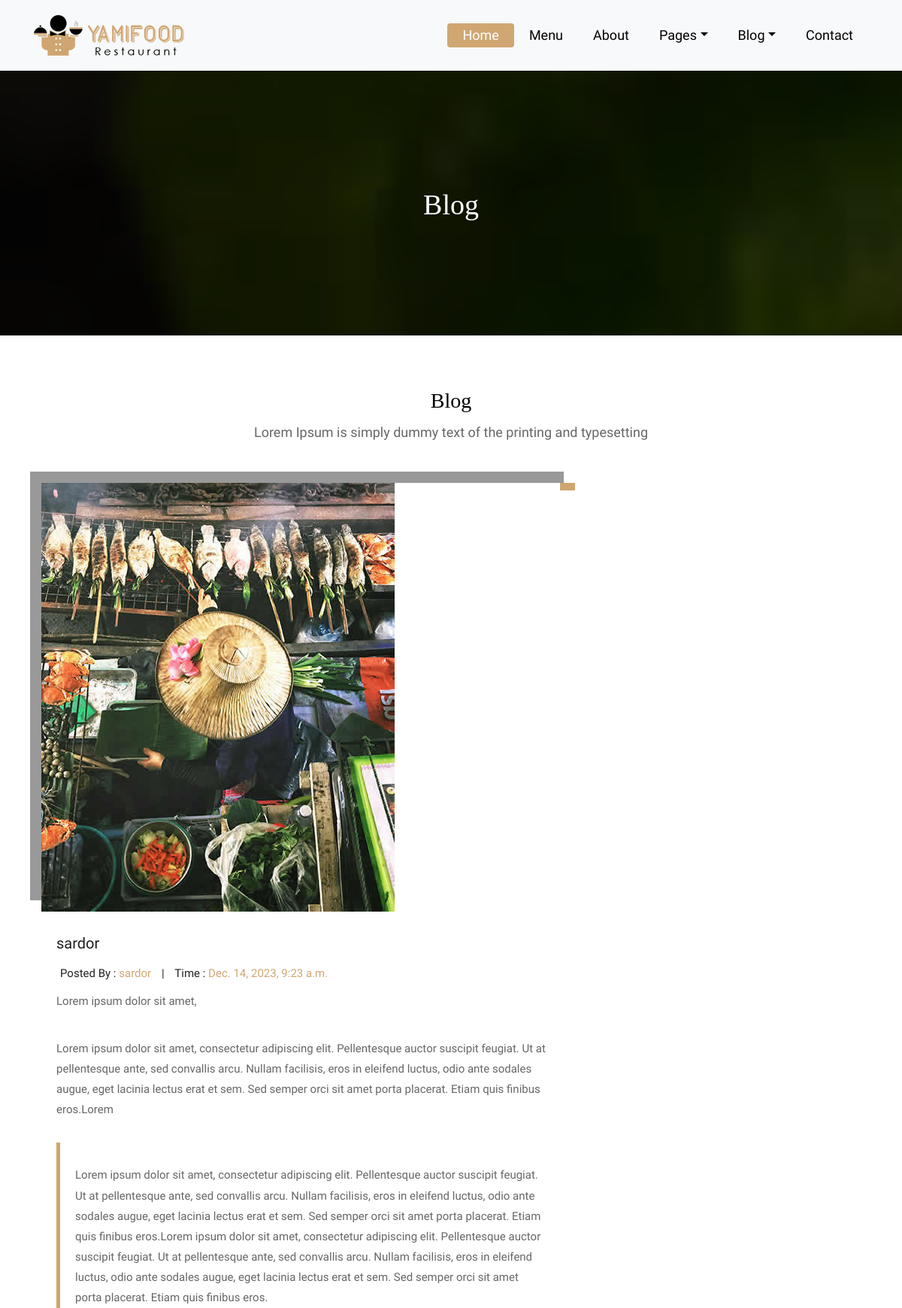
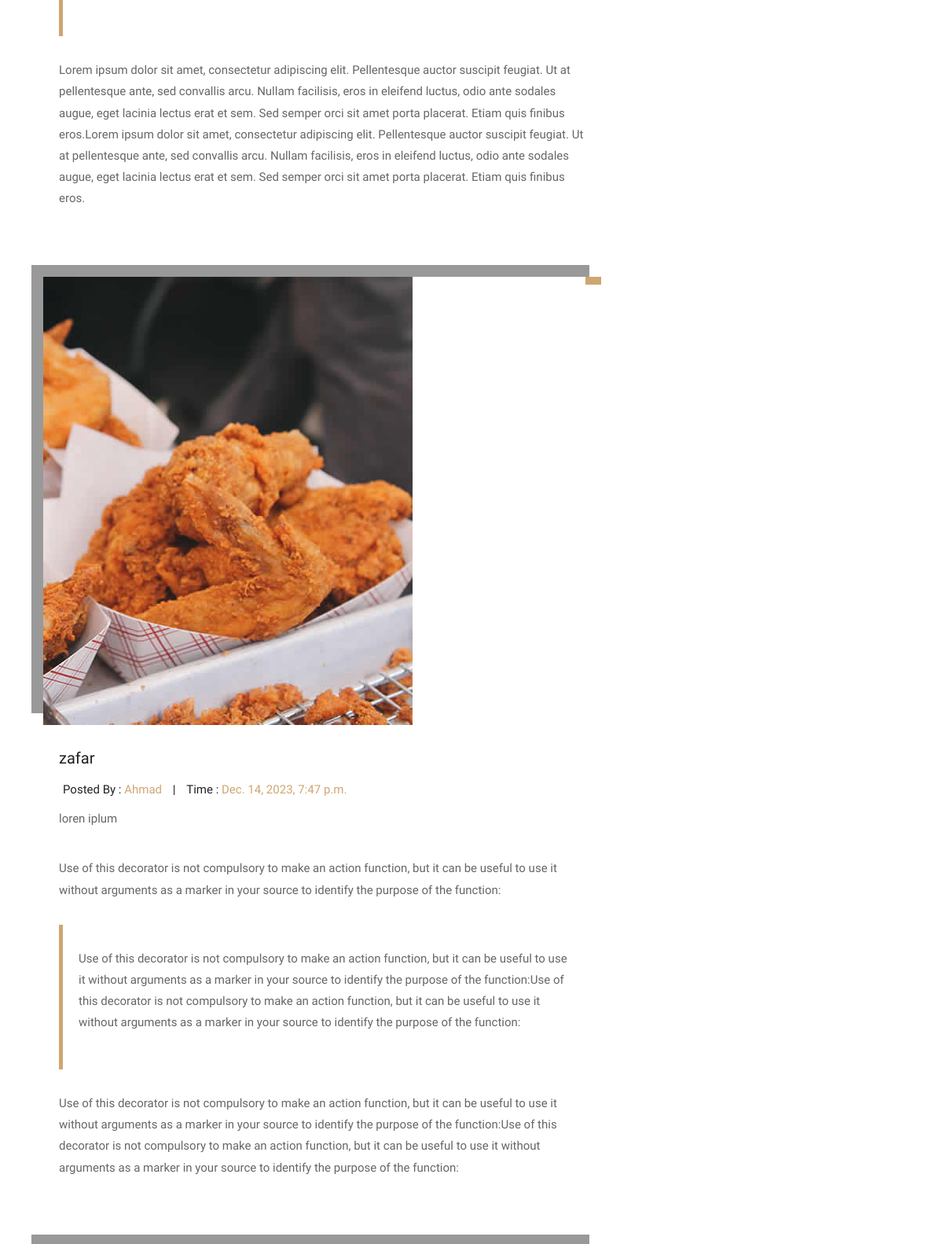
/detail/ (upper part), run on the app's committed database (2 pictures, top to bottom).
### Blog/models.py (models this page shows, shortened)
class Blog(BaseModel):
    theme = models.CharField(max_length=100, verbose_name='nomi')
    title = models.TextField()
    text = models.TextField(max_length=300)
    text2 = models.TextField()
    text3 = models.TextField()
    user = models.ForeignKey(User, on_delete=models.CASCADE)
    image = models.ImageField(upload_to='image/')
    class Meta:
        verbose_name = 'Blog'

### Blog/views.py (the view)
# urls.py: path('detail/', details, name='detail'),
def details(request):
    details = Blog.objects.all()
    ctx = {
        "details": details,
    }
    return render(request, "details.html", ctx)

### template/details.html (shortened to what this page needs)
<!DOCTYPE html>
{% load static %}
<html lang="en">
{% block content %}
<head>
    <link rel="stylesheet" href="{% static 'css/bootstrap.min.css' %}">
    <link rel="stylesheet" href="{% static 'css/style.css' %}">
    <link rel="stylesheet" href="{% static 'css/responsive.css' %}">
    <link rel="stylesheet" href="{% static 'css/custom.css' %}">
</head>
<body>
	<header class="top-navbar">
		<nav class="navbar navbar-expand-lg navbar-light bg-light">
			<div class="container">
				<a class="navbar-brand" href="base.html">
					<img src="{% static 'images/logo.png' %}" alt="" />
				</a>
				<div class="collapse navbar-collapse" id="navbars-rs-food">
					<ul class="navbar-nav ml-auto">
						<li class="nav-item active"><a class="nav-link" href="{% url 'base' %}">Home</a></li>
						<li class="nav-item"><a class="nav-link" href="{% url 'menu' %}">Menu</a></li>
						<li class="nav-item"><a class="nav-link" href="{% url 'about' %}">About</a></li>
						<li class="nav-item dropdown">
							<a class="nav-link dropdown-toggle" href="#" id="dropdown-a" data-toggle="dropdown">Pages</a>
						</li>
						<li class="nav-item dropdown">
							<a class="nav-link dropdown-toggle" href="#"  data-toggle="dropdown">Blog</a>
						</li>
						<li class="nav-item"><a class="nav-link" href="{% url 'contact' %}">Contact</a></li>
					</ul>
				</div>
			</div>
		</nav>
	</header>
	<div class="all-page-title page-breadcrumb">
		<div class="container text-center">
			<div class="row">
				<div class="col-lg-12">
					<h1>Blog</h1>
				</div>
			</div>
		</div>
	</div>
 <div class="blog-box">
		<div class="container">
			<div class="row">
				<div class="col-lg-12">
					<div class="heading-title text-center">
						<h2>Blog</h2>
						<p>Lorem Ipsum is simply dummy text of the printing and typesetting</p>
					</div>
				</div>
			</div>
			<div class="row">
				<div class="col-xl-8 col-lg-8 col-12">
					<div class="blog-inner-details-page">
						{% for i in details %}
						<div class="blog-inner-box">
							<div class="side-blog-img">
								<img class="img-fluid" src="{{ i.image.url }}" alt="">
								<div class="date-blog-up">
								</div>
							</div>
							<div class="inner-blog-detail details-page">
								<h3>{{ i.theme }}</h3>
								<ul>
									<li>Posted By : <span>{{ i.user }}</span></li>
									<li>|</li>
									<li>Time : <span>{{ i.created_at }}</span></li>
								</ul>
								<p>{{ i.title }}</p>
								<p>{{ i.text }}</p>
								<blockquote>
									<p>{{ i.text2 }}</p>
								</blockquote>
								<p>{{ i.text3 }}</p>
							</div>
						</div>
						{% endfor %}
					</div>
				</div>
			</div>
		</div>
	</div>
</body>
{% endblock %}
</html>

### static/css/style.css (style rules this page uses)
body { color: #666666; font-size: 15px; font-family: 'Athiti', sans-serif; line-height: 1.80857; }
a { color: #1f1f1f; text-decoration: none !important; outline: none !important; -webkit-transition: all .3s ease-in-out; -moz-transition: all .3s ease-in-out; -ms-transition: all .3s ease-in-out; -o-transition: all .3s ease-in-out; transition: all .3s ease-in-out; }
h1, h2, h3, h4, h5, h6 { letter-spacing: 0; font-weight: normal; position: relative; padding: 0 0 10px 0; font-weight: normal; line-height: 120% !important; color: #1f1f1f; margin: 0 }
h1 { font-size: 24px }
h2 { font-size: 22px }
h3 { font-size: 18px }
a { color: #1f1f1f; text-decoration: none; outline: none; }
a, .btn { text-decoration: none !important; outline: none !important; -webkit-transition: all .3s ease-in-out; -moz-transition: all .3s ease-in-out; -ms-transition: all .3s ease-in-out; -o-transition: all .3s ease-in-out; transition: all .3s ease-in-out; }
blockquote { margin: 20px 0 20px; padding: 30px; }
ul, li, ol { list-style: none; margin: 0px; padding: 0px; }
.top-navbar { position: relative; z-index: 10; }
.top-navbar .navbar { padding: 15px 0px; position: fixed; width: 100%; transition: height .3s ease-out, background .3s ease-out, box-shadow .3s ease-out; -webkit-transform: translate3d(0, 0, 0); transform: translate3d(0, 0, 0); z-index: 100; }
.top-navbar .navbar-light .navbar-nav .nav-link { color: #010101; font-size: 18px; padding: 0px 20px; border-radius: 4px; }
.top-navbar .navbar-light .navbar-nav .nav-item.active .nav-link { background: #d0a772; color: #ffffff; border-radius: 4px; }
.heading-title { margin-bottom: 50px; }
.heading-title h2 { color: #010101; font-size: 28px; font-family: 'Arbutus Slab', serif; }
.heading-title p { font-size: 18px; font-weight: 200; margin: 0px; }
.page-breadcrumb { padding: 250px 0 150px; background: url(../images/all-bg.jpg) no-repeat; background-attachment: fixed; background-size: cover; background-position: 0 0; position: relative; }
.all-page-title .container { position: relative; z-index: 2; }
.all-page-title::before { background: #010101; content: ""; height: 100%; left: 0; position: absolute; top: 0; width: 100%; z-index: 1; opacity: 0.8; }
.all-page-title h1 { font-size: 38px; color: #ffffff; font-family: 'Arbutus Slab', serif; padding: 0px; }
.blog-box { padding: 70px 0px; }
.blog-inner-box { position: relative; margin: 0px 10px; margin-bottom: 30px; }
.side-blog-img { box-shadow: -15px -15px 0px 0px rgba(0,0,0,0.4); -webkit-transition: all 1s ease 0.01s; transition: all 1s ease 0.01s; position: relative; }
.date-blog-up { position: absolute; right: 0px; top: 0px; background: #cfa671; font-size: 18px; color: #ffffff; padding: 5px 15px 5px 5px; }
.inner-blog-detail { background: #ffffff; position: relative; padding: 30px 20px; }
.inner-blog-detail h3 { font-size: 20px; font-weight: 500; padding-bottom: 15px; }
.inner-blog-detail ul li { display: inline-block; padding: 0px 5px; color: #222222; }
.inner-blog-detail ul li span { color: #cfa671; }
.inner-blog-detail p { padding: 10px 0px; }
.details-page blockquote { border-left: 5px solid #cfa671; }
.details-page blockquote { padding: 20px; }

### data on the page
Blog: image (picture), theme "sardor", user "sardor", created_at "Dec. 14, 2023, 9:23 a.m.", title "Lorem ipsum dolor sit amet,", text "Lorem ipsum dolor sit amet, consectetur adipiscing elit. Pellentesque auctor suscipit feugiat. Ut at pellentesque ante, sed convallis arcu. Nullam facilisis, eros in eleifend luctus, odio ante sodales augue, eget lacinia lectus erat et sem. Sed semper orci sit amet porta placerat. Etiam quis finibus eros.Lorem", text2 "Lorem ipsum dolor sit amet, consectetur adipiscing elit. Pellentesque auctor suscipit feugiat. Ut at pellentesque ante, sed convallis arcu. Nullam facilisis, eros in eleifend luctus, odio ante sodales augue, eget lacinia lectus erat et sem. Sed semper orci sit amet porta placerat. Etiam quis finibus eros.Lorem ipsum dolor sit amet, consectetur adipiscing elit. Pellentesque auctor suscipit feugiat. Ut at pellentesque ante, sed convallis arcu. Nullam facilisis, eros in eleifend luctus, odio ante sodales augue, eget lacinia lectus erat et sem. Sed semper orci sit amet porta placerat. Etiam quis finibus eros.", text3 "Lorem ipsum dolor sit amet, consectetur adipiscing elit. Pellentesque auctor suscipit feugiat. Ut at pellentesque ante, sed convallis arcu. Nullam facilisis, eros in eleifend luctus, odio ante sodales augue, eget lacinia lectus erat et sem. Sed semper orci sit amet porta placerat. Etiam quis finibus eros.Lorem ipsum dolor sit amet, consectetur adipiscing elit. Pellentesque auctor suscipit feugiat. Ut at pellentesque ante, sed convallis arcu. Nullam facilisis, eros in eleifend luctus, odio ante sodales augue, eget lacinia lectus erat et sem. Sed semper orci sit amet porta placerat. Etiam quis finibus eros."
Blog: image (picture), theme "zafar", user "Ahmad", created_at "Dec. 14, 2023, 7:47 p.m.", title "loren iplum", text "Use of this decorator is not compulsory to make an action function, but it can be useful to use it without arguments as a marker in your source to identify the purpose of the function:", text2 "Use of this decorator is not compulsory to make an action function, but it can be useful to use it without arguments as a marker in your source to identify the purpose of the function:Use of this decorator is not compulsory to make an action function, but it can be useful to use it without arguments as a marker in your source to identify the purpose of the function:", text3 "Use of this decorator is not compulsory to make an action function, but it can be useful to use it without arguments as a marker in your source to identify the purpose of the function:Use of this decorator is not compulsory to make an action function, but it can be useful to use it without arguments as a marker in your source to identify the purpose of the function:"
